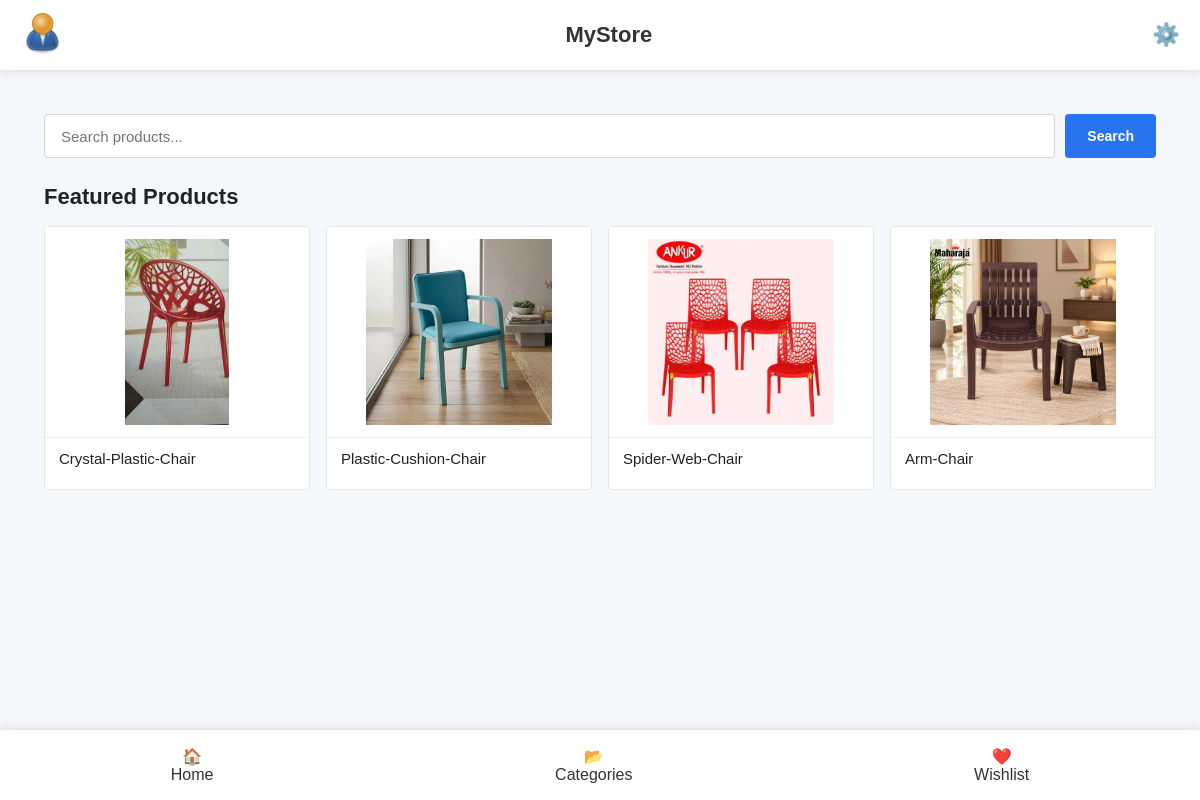
The page / on the database its author committed.
### products/models.py (models this page shows, shortened)
class Product(models.Model):
    STATUS_CHOICES = (
        ("draft", "Draft"),
        ("published", "Published"),
        ("out_of_stock", "Out of Stock"),
        ("archived", "Archived"),
    )
    id = models.UUIDField(primary_key=True, default=uuid.uuid4, editable=False)
    category = models.ForeignKey(
        Category,
        on_delete=models.PROTECT,
        related_name="products",
    )
    brand = models.ForeignKey(
        Brand,
        on_delete=models.PROTECT,
        related_name="products",
    )
    name = models.CharField(max_length=200)
    slug = models.SlugField(max_length=220, unique=True, blank=True)
    description = models.TextField()
    status = models.CharField(
        max_length=20,
        choices=STATUS_CHOICES,
        default="draft",
    )
    is_featured = models.BooleanField(default=False)
    is_deleted = models.BooleanField(default=False)
    created_at = models.DateTimeField(auto_now_add=True)
    updated_at = models.DateTimeField(auto_now=True)
    class Meta:
        ordering = ["-created_at"]

class ProductVariant(models.Model):
    id = models.UUIDField(primary_key=True, default=uuid.uuid4, editable=False)
    product = models.ForeignKey(
        Product,
        on_delete=models.CASCADE,
        related_name="variants",
    )
    price=models.DecimalField(
        max_digits=10,
        decimal_places=2,
        default=0.00
    )
    color = models.ForeignKey(Color, on_delete=models.PROTECT)
    stock = models.PositiveIntegerField(default=0)
    is_active = models.BooleanField(default=True)
    is_default = models.BooleanField(default=False)

class ProductImage(models.Model):
    id = models.UUIDField(primary_key=True, default=uuid.uuid4, editable=False)
    variant = models.ForeignKey(
        ProductVariant,
        on_delete=models.CASCADE,
        related_name="images",
    )
    image = models.ImageField(upload_to="productImage/")
    is_primary = models.BooleanField(default=False)

### accounts/views.py (the view)
# urls.py: path('',views.user_dashboard,name='user_dashboard'),
def user_dashboard(request):
    featured_products = Product.objects.filter(status="published", is_deleted=False, is_featured=True)
    context = {"featured_products": featured_products}
    return render(request, 'dashboard.html', context)

### template/dashboard.html (shortened to what this page needs)
{% extends 'base.html' %}
{% load static %}
{% block extra_css %}
    <link rel="stylesheet" href="{% static 'css/dashboard.css' %}">
{% endblock %}
{% block content %}
<main class="user-dashboard">
    <section class="search-bar-section">
        <form action="{% url 'products:product_search' %}" method="get" class="search-form">
            <input
                type="text"
                name="q"
                placeholder="Search products..."
                value="{{ request.GET.q }}"
                class="search-input"
            >
            <button type="submit" class="search-button">
                Search
            </button>
        </form>
    </section>
    <section class="featured-products-section">
        <h2 class="section-title">Featured Products</h2>
        {% if featured_products %}
            <div class="product-grid">
                {% for product in featured_products %}
                    <a href="{% url 'products:product_detail' product.slug %}" class="product-card-link">
                        <div class="product-card">
                            <div class="product-card-image">
                                {% with variant=product.variants.first %}
                                    {% if variant and variant.images.first %}
                                        <img
                                            src="{{ variant.images.first.image.url }}"
                                            alt="{{ product.name }}"
                                        >
                                    {% else %}
                                        <div class="no-image">
                                            No Image
                                        </div>
                                    {% endif %}
                                {% endwith %}
                            </div>
                            <div class="product-card-info">
                                <p class="product-card-name">{{ product.name }}</p>
                            </div>
                        </div>
                    </a>
                    {% endfor %}
            </div>
        {% else %}
            <p class="no-products">No featured products available right now.</p>
        {% endif %}
    </section>
</main>
{% endblock %}

### static/css/base.css (style rules this page uses)
* { margin: 0; padding: 0; box-sizing: border-box; }
body { font-family: Arial, sans-serif; background: #f5f7fa; color: #333; }

### static/css/dashboard.css (style rules this page uses)
.search-form { display: flex; gap: 10px; margin: 24px 24px 10px; }
.search-input { flex: 1; height: 44px; padding: 0 16px; border: 1px solid #d5d5d5; border-radius: 4px; background: #fff; font-size: 15px; outline: none; }
.search-button { height: 44px; padding: 0 22px; border: none; border-radius: 4px; background: #2874f0; color: white; font-size: 14px; font-weight: 600; cursor: pointer; }
.featured-products-section { padding: 16px 24px 30px; }
.section-title { margin: 0 0 16px; font-size: 22px; font-weight: 600; color: #212121; }
.product-grid { display: grid; grid-template-columns: repeat(4, minmax(0, 1fr)); gap: 16px; }
.product-card-link { display: block; text-decoration: none; color: inherit; }
.product-card { background: #fff; border: 1px solid #e5e5e5; border-radius: 4px; overflow: hidden; transition: box-shadow 0.2s ease, transform 0.2s ease; }
.product-card-image { width: 100%; height: 210px; display: flex; align-items: center; justify-content: center; background: #fff; padding: 12px; }
.product-card-image img { width: 100%; height: 100%; object-fit: contain; display: block; }
.product-card-info { padding: 12px 14px 14px; border-top: 1px solid #f0f0f0; }
.product-card-name { margin: 0 0 8px; font-size: 15px; font-weight: 500; color: #212121; white-space: nowrap; overflow: hidden; text-overflow: ellipsis; }

### rows shown on the page
Product: variants.first.images.first.image (picture), name "Crystal-Plastic-Chair"
Product: variants.first.images.first.image (picture), name "Plastic-Cushion-Chair"
Product: variants.first.images.first.image (picture), name "Spider-Web-Chair"
Product: variants.first.images.first.image (picture), name "Arm-Chair"
